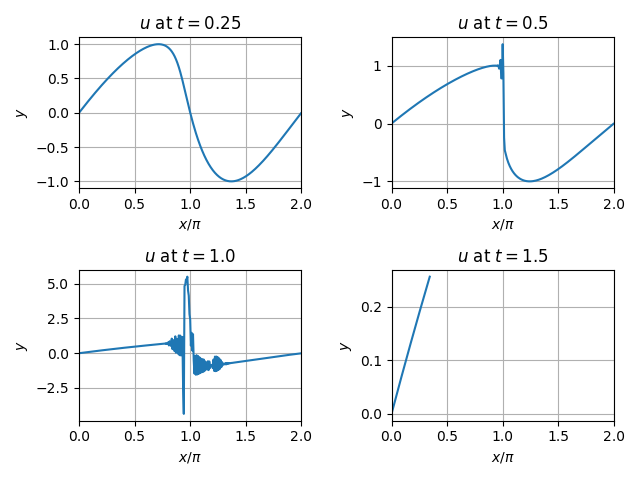

The script that saved this image:
# Computing the vibrations of a string, hit by a hammer
# Author: Nico Grisouard, University of Toronto
# Inspired by Newman's heat.py
# Date: 24 October 2018

import numpy as np
import matplotlib.pyplot as plt

# %% Constants and adjustable parameters -------------------------------------|
Lx = 2.*np.pi  # [m] length of domain
epsilon = 1.  # [] the non-linear parameter
Dt = 5e-3  # [s] time step
Dx = 2e-2  # [m] Grid step
Tf = 2.  # [s] duration of integration

t_record = [0.25, 0.5, 1., 1.5]  # the times of the snapshots
delta = Dt*0.5  # tolerance to detect when t_record is hit

# %% Dependent parameters ----------------------------------------------------|
beta = epsilon*Dt/Dx

# Independent variables
x = np.arange(0, Lx+Dx, Dx)
Nx = len(x)

t = np.arange(0, Tf+Dt, Dt)
Nt = len(t)

# Create arrays
um = np.sin(x)  # mm for minus, i.e. j-1
u = np.empty(Nx, float)  # time step j
up = np.empty(Nx, float)  # p for plus, time step j+1
um[0] = 0.  # boundary conditions
um[-1] = 0.  # boundary conditions
u[0] = 0.  # boundary conditions
u[-1] = 0.  # boundary conditions
up[0] = 0.  # boundary conditions
up[-1] = 0.  # boundary conditions

u_record = np.empty((len(t_record), Nx), float)  # Snapshots for the solutions

# %% First time step ---------------------------------------------------------|
for i in range(1, Nx-1):  # ensures the boundaries stay at zero
    u[i] = um[i] - 0.25*beta*(um[i+1]**2 - um[i-1]**2)  # Mind the 0.25

# %% Main loop ---------------------------------------------------------------|
ii = 0  # subplot counter
for tt, t_sec in enumerate(t):

    # Calculate the new values of u^{j+1}
    for i in range(1, Nx-1):
        up[i] = um[i] - .5*beta*(u[i+1]**2 - u[i-1]**2)

    # Make plots at the given times
    if abs(t_sec-t_record[ii]) < delta:
        u_record[ii, :] = up
        if ii < len(t_record)-1:
            ii += 1
        else:
            ii = 0  # reset to zero, won't hit it again

    if tt % 10 == 0:
        # continue  # comment to see the animation
        plt.figure(1)
        plt.clf()
        # Make a plot
        plt.plot(x, up)   # 32 filled contours
        plt.xlabel('$x$')
        plt.ylabel('$u$')
        plt.xlim([0., Lx])
        # plt.ylim([-5e-4, 5e-4])
        plt.title('$t = ${0:.4f}'.format(t_sec))
        plt.grid()
        plt.draw()
        plt.pause(0.01)

    u = up
    um = u  # shift the axes in time


# %% Last plot ---------------------------------------------------------------|
plt.figure(2)
for ii in range(len(t_record)):
    plt.subplot(2, 2, ii+1)
    plt.plot(x/np.pi, u_record[ii, :])
    plt.xlabel("$x/\pi$")
    plt.ylabel("$y$")
    plt.xlim([0., Lx/np.pi])
    # plt.ylim([-5e-1, 5e-1])
    plt.title("$u$ at $t=${0:.4}".format(t_record[ii]))
    plt.grid()

plt.tight_layout()
plt.savefig('Lab08-Q3.png')
plt.show()
